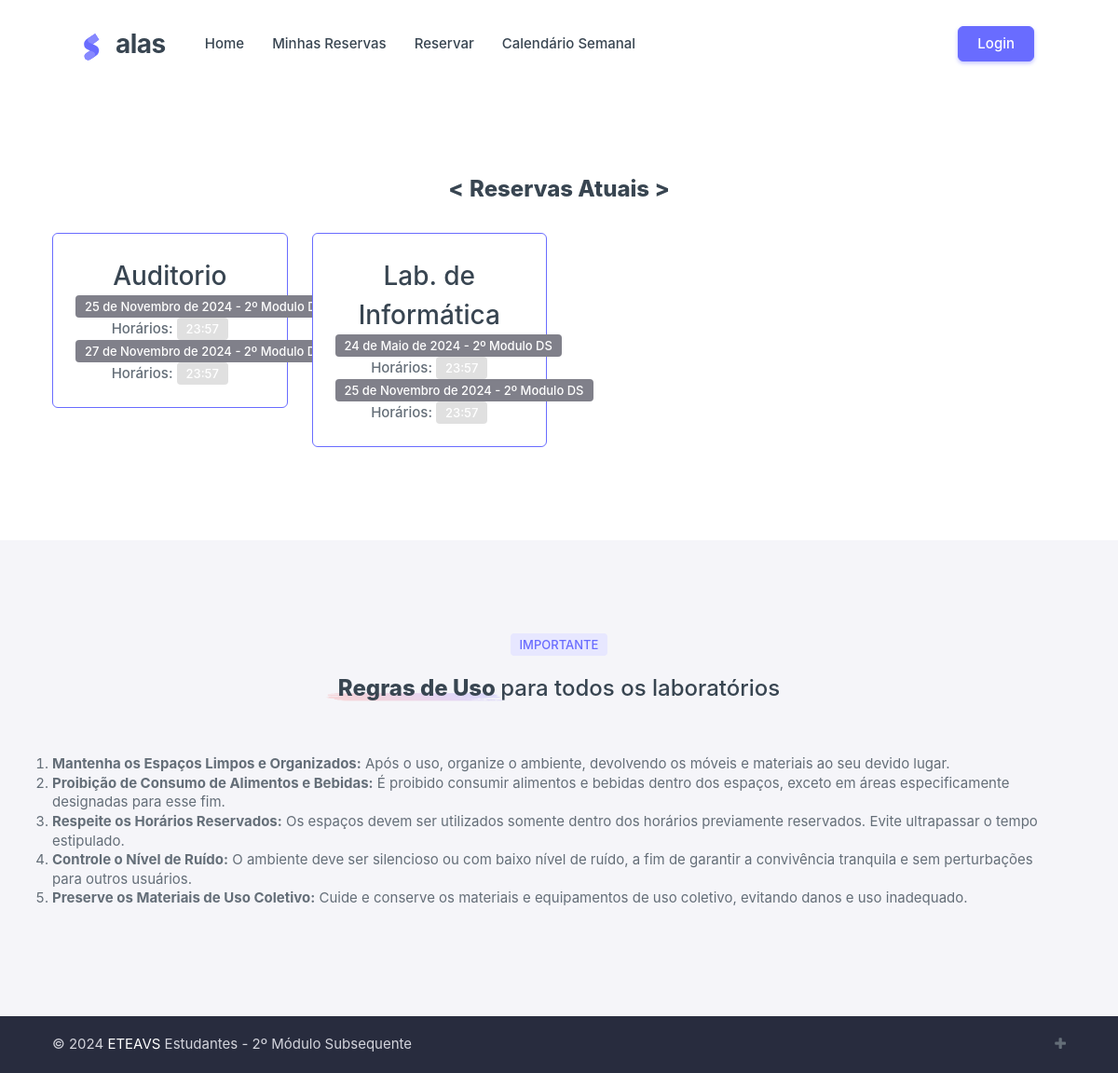
The page / on the database its author committed.
### reserva/models.py (models this page shows, shortened)
class Espaco(models.Model):
    nome = models.CharField(max_length=100)
    ativo = models.BooleanField(default=True)

class Reserva(models.Model):
    matricula = models.ForeignKey(Servidor, on_delete=models.CASCADE)
    espaco = models.ForeignKey(Espaco, on_delete=models.CASCADE)
    data = models.DateField()
    motivo = models.TextField(null=True, blank=True)
    turma = models.CharField(max_length=50, null=True, blank=True)
    data_hora_reserva = models.DateTimeField(auto_now_add=True)

class ReservarHorario(models.Model):
    reserva = models.ForeignKey(Reserva, on_delete=models.CASCADE, related_name='horarios')
    numero_aula = models.ForeignKey(Horario, on_delete=models.CASCADE)

class Horario(models.Model):
    numero_aula = models.PositiveBigIntegerField(unique=True)
    horario = models.TimeField()

### reserva/views.py (the view)
# urls.py: path('', views.index_view, name='index'),
def index_view(request):
    espacos = Espaco.objects.all()
    reservas_por_espaco = {}
    for espaco in espacos:
        reservas = Reserva.objects.filter(espaco=espaco).order_by('data')
        reservas_detalhadas = []
        for reserva in reservas:
            horarios = ReservarHorario.objects.filter(reserva=reserva).select_related('numero_aula')
            reservas_detalhadas.append({
                'reserva': reserva,
                'horarios': horarios
            })
        reservas_por_espaco[espaco] = reservas_detalhadas
    context = {
        'espacos': espacos,
        'reservas_por_espaco': reservas_por_espaco,
    }
    return render(request, 'index.html', context)

### reserva/templates/index.html
{% extends 'base.html' %}
{% load static %}
{% block content %}
<div data-bs-spy="scroll" class="scrollspy-example">
  <section id="landingFunFacts" class="section-py landing-fun-facts">
    <div class="container">
      <div class="row gy-6" style="margin-top: 60px;">
          <h4 class="text-center mb-1">
              <span class="position-relative fw-extrabold z-1">&lt;</span>
              <span class="position-relative fw-extrabold z-1" style="width: 50%;"> Reservas Atuais </span>
              <span class="position-relative fw-extrabold z-1">&gt;</span>
          </h4>
          {% for espaco, reservas_detalhadas in reservas_por_espaco.items %}
          <div class="col-sm-6 col-lg-3">
              <div class="card border border-primary shadow-none">
                  <div class="card-body text-center">
                      <h3 class="mb-0">{{ espaco.nome }}</h3>
                      {% if reservas_detalhadas %}
                          {% for detalhe in reservas_detalhadas %}
                          <p class="fw-medium mb-0">
                              <span class="badge" style="background: #80808a;">
                                  {{ detalhe.reserva.data }} - {{ detalhe.reserva.turma }}
                              </span>
                              <br>
                              Horários:
                              {% for horario in detalhe.horarios %}
                                  <span class="badge" style="background: #e0e0e0;">
                                      {{ horario.numero_aula.horario }}
                                  </span>
                              {% endfor %}
                          </p>
                          {% endfor %}
                      {% else %}
                      <p class="fw-medium mb-0">Sem reservas</p>
                      {% endif %}
                  </div>
              </div>
          </div>
          {% endfor %}
      </div>
  </div>
  </section>
</div>
{% endblock %}

### rows shown on the page
Espaco: nome "Auditorio"
Reserva: reserva.data "25 de Novembro de 2024", reserva.turma "2º Modulo DS"
ReservarHorario: numero_aula.horario "23:57"
Reserva: reserva.data "27 de Novembro de 2024", reserva.turma "2º Modulo DS"
ReservarHorario: numero_aula.horario "23:57"
Espaco: nome "Lab. de Informática"
Reserva: reserva.data "24 de Maio de 2024", reserva.turma "2º Modulo DS"
ReservarHorario: numero_aula.horario "23:57"
Reserva: reserva.data "25 de Novembro de 2024", reserva.turma "2º Modulo DS"
ReservarHorario: numero_aula.horario "23:57"
